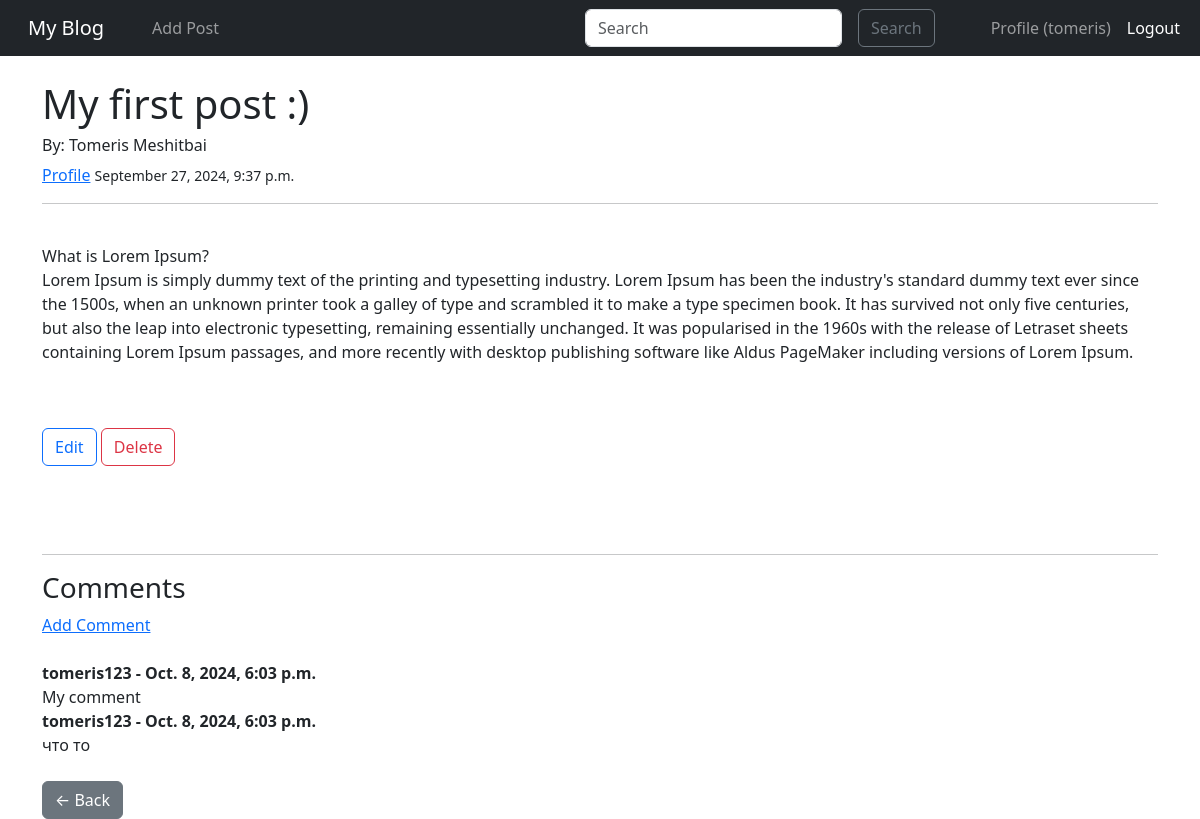
The app's page /post/1 (signed in) with its own data.
### blog/models.py (models this page shows, shortened)
class Post(models.Model):
    title = models.CharField(max_length=255)
    content = models.TextField()
    author = models.ForeignKey(User,on_delete=models.CASCADE)
    created_at = models.DateTimeField(auto_now_add=True)

class Comment(models.Model):
    content = models.TextField()
    created_at = models.DateTimeField(auto_now_add=True)
    post = models.ForeignKey(Post, related_name='comments', on_delete=models.CASCADE)
    author = models.ForeignKey(User, on_delete=models.CASCADE)

### blog/views.py (the view)
# urls.py: path('post/<int:pk>', PostDetail.as_view(), name = "post-detail"),
class PostDetail(DetailView):
    model = Post
    template_name = 'post_detail.html'

### blog/templates/post_detail.html
{% extends "base.html" %}
{% block content %}
<h1>{{ post.title }}</h1>
<h6>By: {{ post.author.first_name }} {{ post.author.last_name }}</h6>
<a href="{% url 'profile' post.author.id %}">Profile</a>
<small>{{ post.created_at|date:"F j, Y, g:i a" }}</small>
<hr>
<br/>
<div>
    {{ post.content|linebreaks }}
</div>
<br/><br/>
{% if user.is_authenticated %}
    {% if user.id == post.author.id %}
        <a href="{% url 'edit-post' post.pk %}" class="btn btn-outline-primary">Edit</a>
        <a href="{% url 'delete-post' post.pk %}" class="btn btn-outline-danger">Delete</a>
        <br/><br/>
    {% endif %}
{% endif %}
<br/><br/>
<hr>
<h3> Comments </h3>
{% if not post.comments.all %}
      No comment yet.. <a href="{% url 'add_comment' post.pk %}"> Add Comment </a>
{% else %}
      <a href="{% url 'add_comment' post.pk %}"> Add Comment </a>
      <br/>
      {% for comment in post.comments.all %}
              <br/>
              <strong>{{ comment.author }} - {{comment.created_at}}    </strong>
              <br/>
              {{comment.content}}
      {%endfor%}
{% endif %}
<br/><br/>
<a href="{% url 'home' %}" class="btn btn-secondary">← Back</a>
{% endblock %}

### blog/templates/base.html (shortened to what this page needs)
<!doctype html>
<html lang="en">
  <head>
    <link rel="stylesheet" href="https://cdn.jsdelivr.net/npm/bootstrap@5.3.3/dist/css/bootstrap.rtl.min.css">
  </head>
  <body>
    <nav class="navbar navbar-expand-lg navbar-dark bg-dark">
      <div class="container-fluid">
        <a class="navbar-brand" href="{% url 'home' %}">My Blog</a>
        <div class="collapse navbar-collapse" id="navbarSupportedContent">
          <ul class="navbar-nav ms-auto">
            {% if user.is_authenticated %}
              <li class="nav-item">
                <a class="nav-link" href="{% url 'add-post' %}">Add Post</a>
              </li>
            {% endif %}
          </ul>
          <form class="d-flex ms-2" role="search">
            <input class="form-control ms-3" type="search" name="q" placeholder="Search" aria-label="Search" value="{{ request.GET.q }}">
            <button class="btn btn-outline-secondary" type="submit">Search</button>
          </form>
          <ul class="navbar-nav mr-auto">
            {% if user.is_authenticated %}
              <li class="nav-item">
                <a class="nav-link" href="{% url 'profile' request.user.id %}">Profile ({{ user.username }})</a>
              </li>
              <li class="nav-item">
                <form action="{% url 'logout' %}" method="post" class="d-inline">
                  <button type="submit" class="nav-link btn btn-link" style="color: white;">Logout</button>
                </form>
              </li>
            {% endif %}
          </ul>
        </div>
      </div>
    </nav>
    <br/>
    <div class="container">
      {% block content %}
      {% endblock %}
    </div>
  </body>
</html>

### records on screen
Post: title "My first post :)", author.first_name "Tomeris", author.last_name "Meshitbai", created_at "September 27, 2024, 9:37 p.m.", content "What is Lorem Ipsum? Lorem Ipsum is simply dummy text of the printing and typesetting industry. Lorem Ipsum has been the industry's standard dummy text ever since the 1500s, when an unknown printer took a galley of type and scrambled it to make a type specimen book. It has survived not only five centuries, but also the leap into electronic typesetting, remaining essentially unchanged. It was popularised in the 1960s with the release of Letraset sheets containing Lorem Ipsum passages, and more recently with desktop publishing software like Aldus PageMaker including versions of Lorem Ipsum."
Comment: author "tomeris123", created_at "Oct. 8, 2024, 6:03 p.m.", content "My comment"
Comment: author "tomeris123", created_at "Oct. 8, 2024, 6:03 p.m.", content "что то"

### other values on screen
{{ user.username }} "tomeris"
